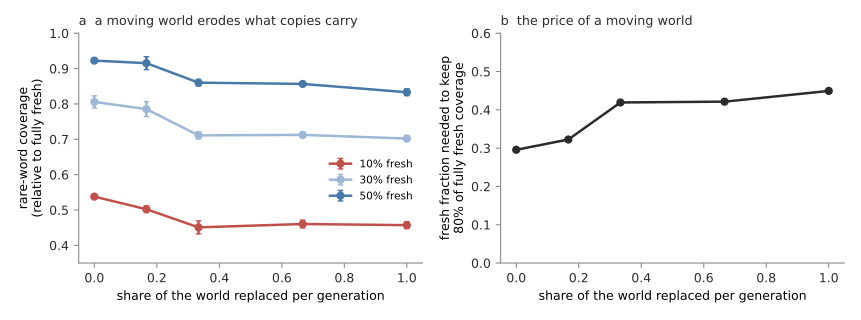

This figure's Python source:
# Dr. Nam H. Le. drnamlabs.com, bunnyquant.com
# Copyright (c) 2026 Nam H. Le. Released under the MIT License (see LICENSE).
# Paper: Le, N. H. (2026). Who Pays for the Knowledge Models Copy?
#        Model Collapse as Rogers' Paradox. Please cite it if you use this code.
"""figdrift -- recursive training in a world that keeps changing.

Reads ../../experiments/results_drift2.json. The world is a window of 3,000
consecutive sentences sliding through the concatenated text of Darwin's
Origin and Melville's Moby-Dick, shifted by a fixed number of sentences each
generation, so new vocabulary keeps arriving. Coverage: the current world's
rare words present in the training corpus, relative to a fully fresh corpus
of the same size; averaged over generations 6-12 and 3 seeds.
(a) Coverage against the share of the world replaced per generation, one line
    per fresh fraction.
(b) Fresh fraction needed to keep 80% of fully fresh coverage, interpolated.
Writes figdrift.pdf and figdrift_summary.json.
"""

import json
import os

import matplotlib
matplotlib.use("Agg")
import matplotlib.pyplot as plt
import numpy as np

from bookstyle import INK, ACCENT, MUTED, despine

RED = "#c0504a"
EXP = os.path.join(os.path.dirname(os.path.abspath(__file__)), "..", "..", "experiments")
D = json.load(open(os.path.join(EXP, "results_drift2.json")))
R, SPEEDS, FRESH, WIN = D["results"], D["speeds"], D["fresh"], D["window"]

late = {}
sd = {}
for sp in SPEEDS:
    for f in FRESH:
        vals = [np.mean([t["coverage"] for t in r[6:]]) for r in R[f"{sp}|{f}"]]
        late[(sp, f)] = float(np.mean(vals))
        sd[(sp, f)] = float(np.std(vals))
x = [min(1.0, sp / WIN) for sp in SPEEDS]

fig, (ax1, ax2) = plt.subplots(1, 2, figsize=(8.6, 3.2))
for f, col in zip(FRESH, [RED, "#9cb8d6", ACCENT]):
    ax1.errorbar(x, [late[(sp, f)] for sp in SPEEDS], yerr=[sd[(sp, f)] for sp in SPEEDS],
                 color=col, marker="o", ms=5, lw=1.8, capsize=2, label=f"{int(f * 100)}% fresh")
ax1.set_xlabel("share of the world replaced per generation", fontsize=9)
ax1.set_ylabel("rare-word coverage\n(relative to fully fresh)", fontsize=9)
ax1.set_title("a  a moving world erodes what copies carry", fontsize=9.2, loc="left", color=INK)
ax1.legend(fontsize=7.6, frameon=False, loc="center right", bbox_to_anchor=(1.0, 0.36))
ax1.set_ylim(0.35, 1.0)

need = {}
for sp in SPEEDS:
    cov = [late[(sp, f)] for f in FRESH]
    need[sp] = float(np.interp(0.8, cov, FRESH))
ax2.plot(x, [need[sp] for sp in SPEEDS], "o-", color=INK, lw=1.8, ms=5)
ax2.set_xlabel("share of the world replaced per generation", fontsize=9)
ax2.set_ylabel("fresh fraction needed to keep\n80% of fully fresh coverage", fontsize=9)
ax2.set_title("b  the price of a moving world", fontsize=9.2, loc="left", color=INK)
ax2.set_ylim(0, 0.6)
for ax in (ax1, ax2):
    despine(ax)
fig.tight_layout()
fig.savefig("figdrift.pdf")
summ = dict(coverage={f"{sp}|{f}": late[(sp, f)] for sp in SPEEDS for f in FRESH},
            sd={f"{sp}|{f}": sd[(sp, f)] for sp in SPEEDS for f in FRESH},
            need80={str(sp): need[sp] for sp in SPEEDS}, window=WIN)
json.dump(summ, open("figdrift_summary.json", "w"), indent=1)
print(json.dumps(summ["need80"], indent=1))
